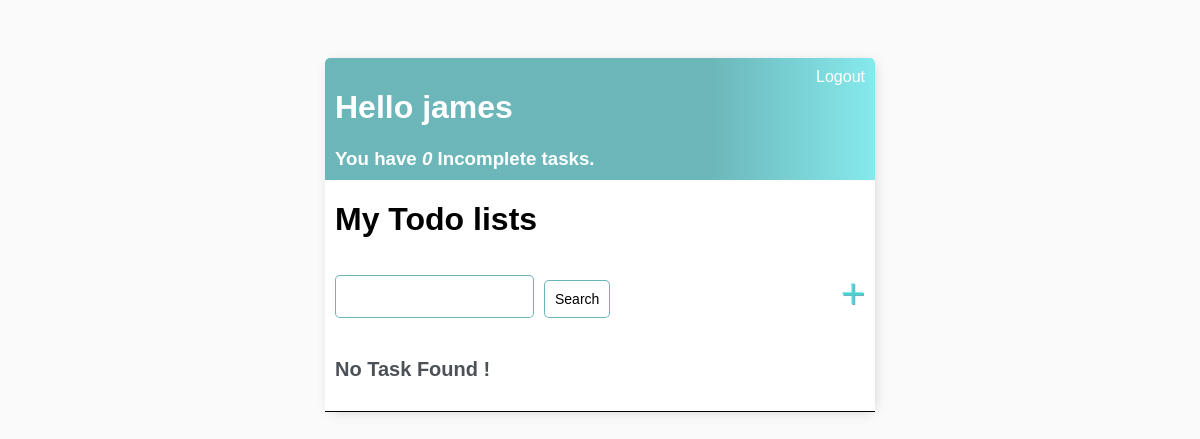
The page / (signed in) on the database as committed earlier.
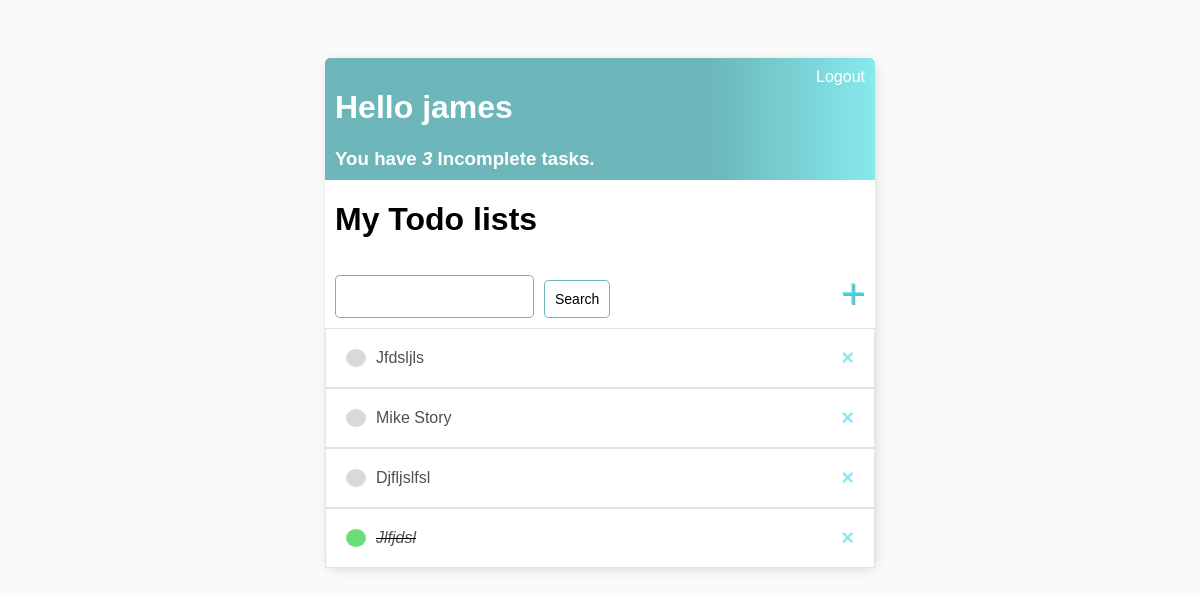
The same page on the database as committed later.
### Todo_app/models.py (models this page shows)
class Task(models.Model):
    user = models.ForeignKey(User, on_delete=models.CASCADE, null=True, blank=True)
    title = models.CharField(max_length=100)
    description = models.TextField(null=True, blank=True)
    complete = models.BooleanField(default=False)
    created = models.DateTimeField(auto_now_add=True)
    def __str__(self):
        return self.title
    class Meta:
        ordering = ['complete']

### Todo_app/views.py (the view)
# urls.py: path('',Tasklist.as_view(), name="tasks"),
class Tasklist(LoginRequiredMixin, ListView):
    model = Task
    context_object_name = 'tasks'
    template_name = 'index.html'
    def get_context_data(self, **kwargs):
        context = super().get_context_data(**kwargs)
        context['tasks'] = context['tasks'].filter(user=self.request.user)
        context['count'] = context['tasks'].filter(complete=False).count()
        search_input = self.request.GET.get('search_input') or ''
        if search_input:
            context['tasks'] = context['tasks'].filter(title__startswith= search_input)
            context['search_input'] = search_input
        return context

### templates/index.html
{% extends 'base.html' %} {% block content %}
<div class="header-bar">
    <div>
        <h1>Hello {{request.user}}</h1>
        <h3 style="margin:0">You have
            <i>{{count}}</i> Incomplete tasks.</h3>
    </div>
    {% if request.user.is_authenticated %} <a href="{% url 'logout' %}">Logout</a> {% else %} <a href="{% url 'login' %}">Login</a> {% endif %}
</div>
<h1 style="margin-left:10px;">My Todo list{{count|pluralize}}</h1>
<div class="search-add-wrapper">
    <form action="" method="GET" class="form">
        <input type="text" value="{{search_input}}" name="search_input"> <input type="submit" value="Search">
    </form>
    <a href="{% url 'taskCreate' %}" class="add-link">&#x2b;</a>
</div>
<div class="task-item-wrapper">
    {% for task in tasks %}
    <div class="task-wrapper">
        {% if task.complete %}
        <div class="task-title">
            <div class="task-complete-icon"></div>
            <i><s><a href="{% url 'taskUpdate' task.id %}">{{task}}</a></s></i>
        </div> {% else %}
        <div class="task-title">
            <div class="task-incomplete-icon"></div>
            <a href="{% url 'taskUpdate' task.id %}">{{task}}</a>
        </div> {% endif %}
        <a class="delete-icon" href="{% url 'taskDelete' task.id %}">&#215;</a>
    </div>
    {% empty %}
    <div class="task-no">
        <p href="">No Task Found !</p>
    </div> {% endfor %}
</div>
{% endblock content %}

Rows that differ between the two databases and show on the page:
added Task: title "Jfdsljls"
added Task: title "Mike Story"
added Task: title "Djfljslfsl"
added Task: title "Jlfjdsl"
Other text that changed with them:
{{ count }}: "0" → "3"
text no longer shown: "No Task Found !"
